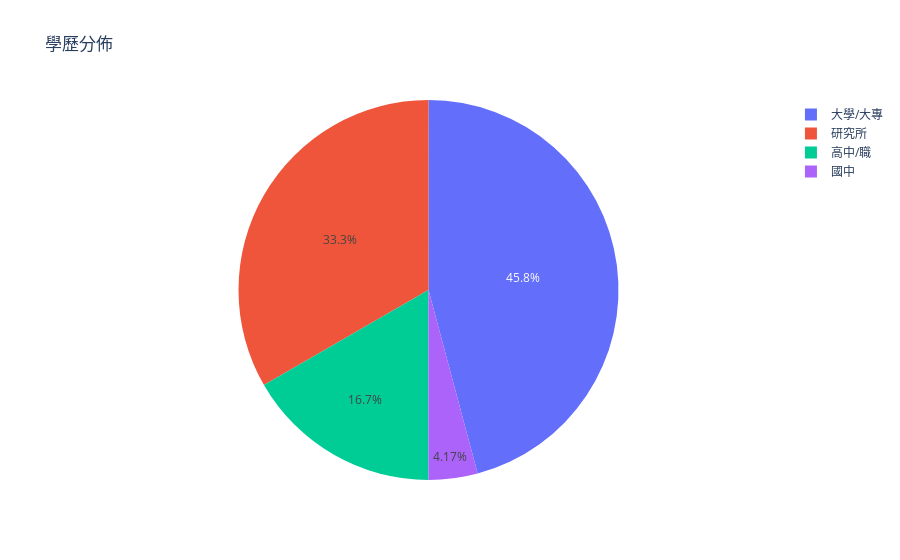

The notebook cell saved with this chart:
### Markdown cell above
## 問卷學歷
pie chart (同關鍵TA管道分析)

### Code cell
import plotly.express as px
from collections import Counter
jobs_df = scores_df[meta_features]
fig = px.pie(jobs_df, names='問卷學歷', title='學歷分佈')
fig.show()

### Figure 1 — Plotly figure (JSON) as saved in the notebook; plotly's stock layout.template omitted (floating-point values rounded to 4 significant figures)
{"data": [{"domain": {"x": [0, 1], "y": [0, 1]}, "hovertemplate": "問卷學歷=%{label}<extra></extra>", "labels": ["研究所", "國中", "大學/大專", "大學/大專", "研究所", "高中/職", "大學/大專", "大學/大專", "高中/職", "高中/職", "研究所", "研究所", "研究所", "高中/職", "大學/大專", "大學/大專", "大學/大專", "研究所", "大學/大專", "研究所", "大學/大專", "研究所", "大學/大專", "大學/大專"], "legendgroup": "", "name": "", "showlegend": true, "type": "pie"}], "layout": {"autosize": true, "legend": {"tracegroupgap": 0}, "title": {"text": "學歷分佈"}}}
